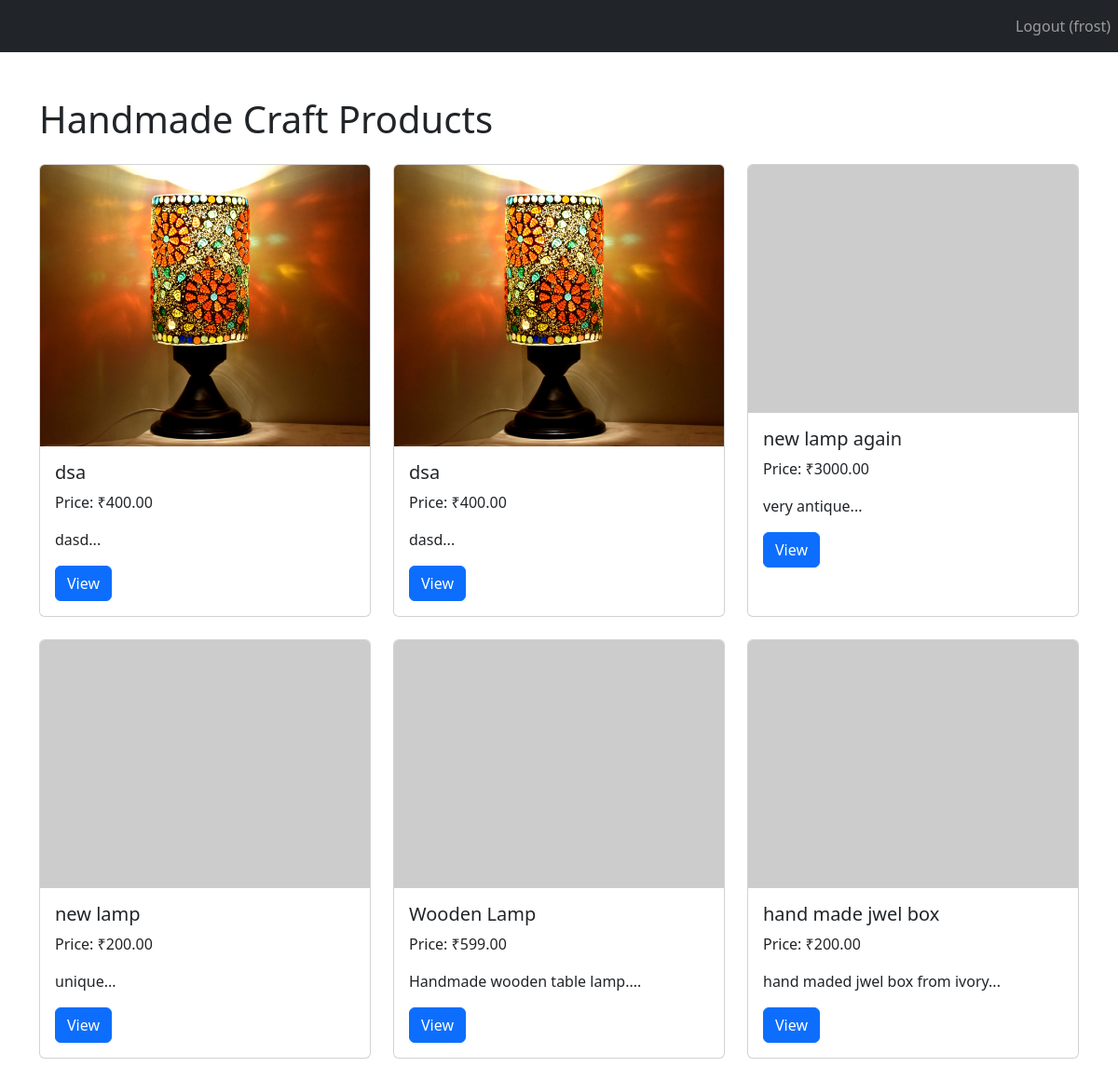
Page /index.php (signed in) on the committed database.
### tables this page shows
CREATE TABLE `products` (
  `id` int(11) NOT NULL,
  `name` varchar(100) NOT NULL,
  `price` decimal(10,2) NOT NULL,
  `description` text NOT NULL,
  `created_at` timestamp NOT NULL DEFAULT current_timestamp(),
  `image` varchar(255) DEFAULT NULL
);

### public/index.php (the view, shortened to what this page needs)
<?php
require_once "../config/db.php";
$sql = "SELECT * FROM products ORDER BY created_at DESC";
$stmt = $pdo->query($sql);
$products = $stmt->fetchAll(PDO::FETCH_ASSOC);
?>
<!DOCTYPE html>
<html lang="en">
<head>
    <link href="https://cdn.jsdelivr.net/npm/bootstrap@5.3.3/dist/css/bootstrap.min.css" rel="stylesheet">
</head>
<body>
<nav class="navbar navbar-expand-lg navbar-dark bg-dark">
<ul class="navbar-nav ms-auto">
    <?php if (isset($_SESSION['user_id'])): ?>
        <li class="nav-item">
            <a class="nav-link" href="logout.php">Logout (<?= htmlspecialchars($_SESSION['username']) ?>)</a>
        </li>
    <?php else: ?>
        <li class="nav-item">
            <a class="nav-link" href="login.php">Login</a>
        </li>
    <?php endif; ?>
</ul>
</nav>
<div class="container mt-5">
    <h1>Handmade Craft Products</h1>
    <div class="row mt-4">
        <?php foreach ($products as $product): ?>
            <div class="col-md-4 mb-4">
                <div class="card h-100">
                    <?php if ($product["image"]): ?>
                        <img src="../uploads/<?= htmlspecialchars($product["image"]) ?>" class="card-img-top" alt="Product Image">
                    <?php else: ?>
                        <img src="https://via.placeholder.com/400x300?text=No+Image" class="card-img-top" alt="No image">
                    <?php endif; ?>
                    <div class="card-body">
                        <h5 class="card-title"><?= htmlspecialchars($product["name"]) ?></h5>
                        <p class="card-text">Price: ₹<?= htmlspecialchars($product["price"]) ?></p>
                        <p class="card-text"><?= nl2br(htmlspecialchars(substr($product["description"], 0, 100))) ?>...</p>
                        <a href="product.php?id=<?= $product["id"] ?>" class="btn btn-primary">View</a>
                    </div>
                </div>
            </div>
        <?php endforeach; ?>
    </div>
</div>
</body>
</html>

### rows in the picture
products: image (picture), name "dsa", price "400.00", description "dasd"
products: image (picture), name "dsa", price "400.00", description "dasd"
products: name "new lamp again", price "3000.00", description "very antique"
products: name "new lamp", price "200.00", description "unique"
products: name "Wooden Lamp", price "599.00", description "Handmade wooden table lamp."
products: name "hand made jwel box", price "200.00", description "hand maded jwel box from ivory"

### other values in the picture
$_SESSION['username'] "frost"
